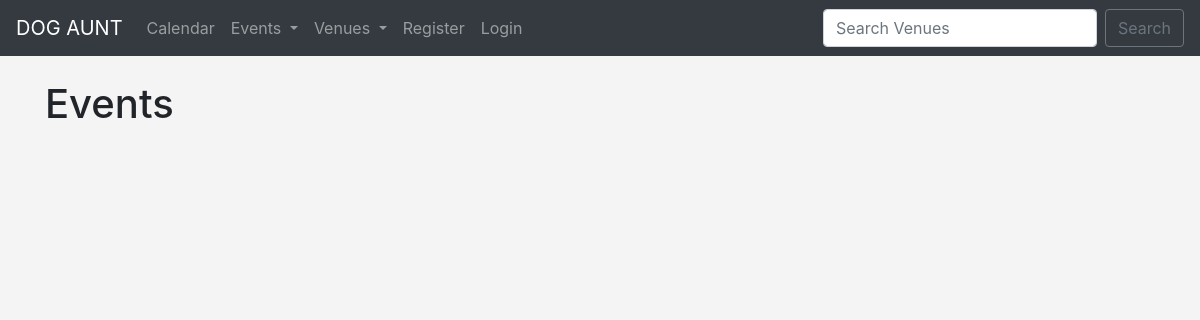
Page /events/ on the earlier database version.
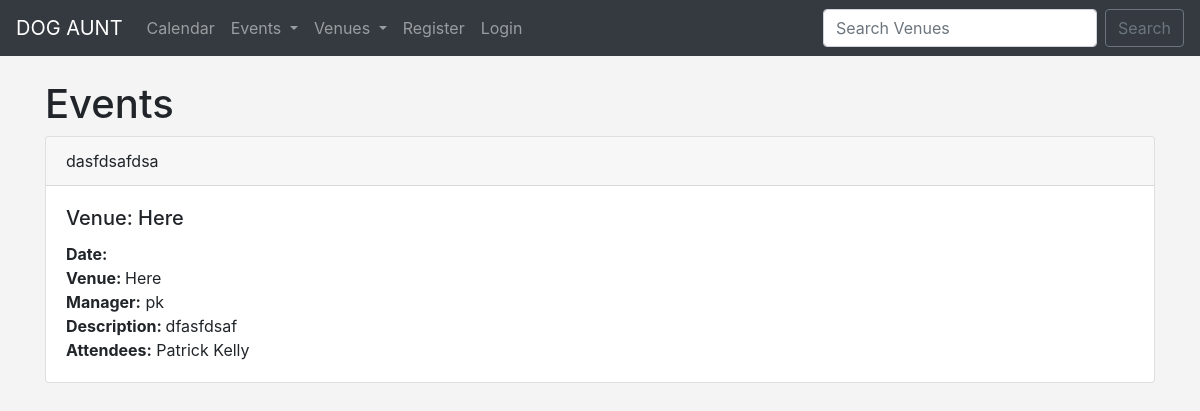
Same page on the later database version.
### events/models.py (models this page shows)
class Event(models.Model):
    name = models.CharField('Event Name', max_length=120)
    event_date = models.DateTimeField('Event Date')
    venue = models.ForeignKey(Venue, blank=True, null=True, on_delete=models.CASCADE)
    manager = models.ForeignKey(User, blank=True, null=True, on_delete=models.SET_NULL)
    description = models.TextField(blank=True)
    attendees = models.ManyToManyField(DogAuntUser, blank=True)
    def __str__(self):
        return self.name

class Venue(models.Model):
    name = models.CharField('Venue Name', max_length=120)
    address = models.CharField(max_length=300)
    zip_code = models.CharField('Zip Code', max_length=10)
    phone = models.CharField('Contact Phone', max_length=25, blank=True)
    web = models.URLField('Website Address', blank=True)
    email_address = models.EmailField('Email Address', blank=True)
    owner = models.IntegerField("Venue Owner", blank=False, default=1)
    def __str__(self):
        return self.name

class DogAuntUser(models.Model):
    first_name = models.CharField(max_length=30)
    last_name = models.CharField(max_length=30)
    email = models.EmailField('User Email Address')
    def __str__(self):
        return self.first_name + " " + self.last_name

### events/views.py (the view)
# urls.py: path('events/', views.all_events, name="list_events"),
def all_events(request):
    event_list = Event.objects.all().order_by('event_date')
    return render(request, 'events/event_list.html', {'event_list': event_list})

### events/templates/events/event_list.html (shortened to what this page needs)
{% extends 'events/base.html' %}
{% block content %}
    <h1>Events</h1>
    {% for event in event_list %}
    <div class="card">
        <div class="card-header">
            {{ event }}
        </div>
        <div class="card-body">
          <h5 class="card-title">Venue: {{ event.venue }}</h5>
          <p class="card-text">
            <strong>Date: </strong>
                {{ event.date }} <br>
            <strong>Venue: </strong>
                {{ event.venue }} <br>
            <strong>Manager:</strong>
                {{ event.manager }} <br>
            <strong>Description: </strong>
                {{ event.description }} <br>
            <strong>Attendees:</strong>
            {% for user in event.attendees.all %}
                {{ user }} <br>
            {% endfor %}</li>
          </p>
        </div>
      </div>
    {% endfor %}
{% endblock %}

### events/templates/events/base.html (shortened to what this page needs)
<!doctype html>
<html lang="en">
  <head>
    <link rel="stylesheet" href="https://stackpath.bootstrapcdn.com/bootstrap/4.3.1/css/bootstrap.min.css">
  </head>
  <body>
    {% include 'events/navbar.html' %}
    <br>
    <div class="container">
        {% block content %}
        {% endblock %}
    </div>
  </body>
</html>

### events/templates/events/navbar.html (shortened to what this page needs)
<nav class="navbar navbar-expand-lg navbar-dark bg-dark">
    <a class="navbar-brand" href="{% url 'home' %}">DOG AUNT</a>
    <div class="collapse navbar-collapse" id="navbarSupportedContent">
      <ul class="navbar-nav mr-auto">
        <li class="nav-item">
          <a class="nav-link" href="{% url 'home' '2021' 'March'%}">Calendar</a>
        </li>
        <li class="nav-item dropdown">
            <a class="nav-link dropdown-toggle" href="#" id="navbarDropdown" role="button" data-toggle="dropdown" aria-haspopup="true" aria-expanded="false">
              Events
            </a>
        </li>
        <li class="nav-item dropdown">
            <a class="nav-link dropdown-toggle" href="#" id="navbarDropdown" role="button" data-toggle="dropdown" aria-haspopup="true" aria-expanded="false">
              Venues
            </a>
        </li>
        {% if user.is_authenticated %}
            <li class="nav-item">
                <a class="nav-link" href="{% url 'logout' %}">Logout</a>
             </li>
        {% else %}
            <li class="nav-item">
                <a class="nav-link" href="{% url 'register_user' %}">Register</a>
            </li>
            <li class="nav-item">
                <a class="nav-link" href="{% url 'login' %}">Login</a>
            </li>
        {% endif %}
      </ul>
      <form class="form-inline my-2 my-lg-0" method=POST action="{% url 'search_venues' %}">
        <input class="form-control mr-sm-2" type="search" placeholder="Search Venues" aria-label="Search" name="searched">
        <button class="btn btn-outline-secondary" type="submit">Search</button>
      </form>
    </div>
  </nav>

### events/templates/events/base.html (style rules this page uses)
body { background: #f4f4f4; }

Differences in the rows shown:
added Event: name "dasfdsafdsa", venue "Here", manager "pk", description "dfasfdsaf"
now on this page (row unchanged): DogAuntUser: first_name+last_name "Patrick Kelly"
